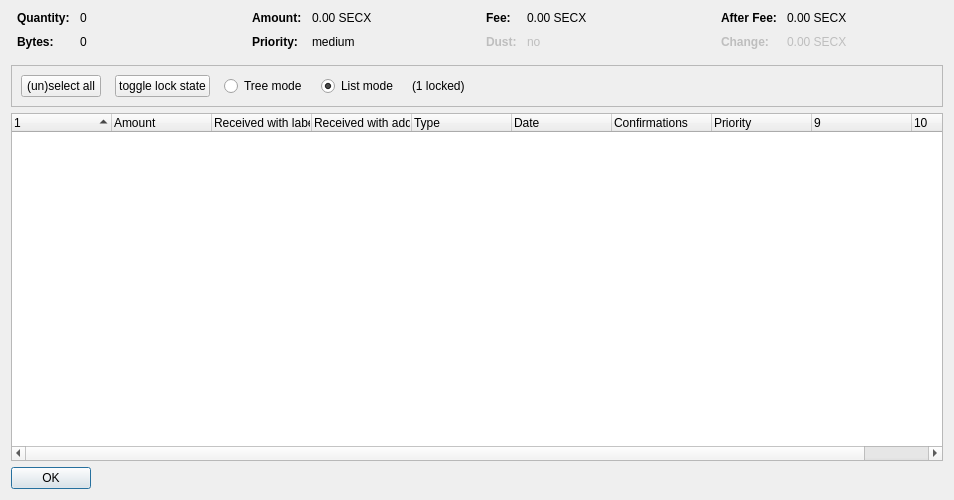
<?xml version="1.0" encoding="UTF-8"?>
<ui version="4.0">
 <class>CoinControlDialog</class>
 <widget class="QDialog" name="CoinControlDialog">
  <property name="geometry">
   <rect>
    <x>0</x>
    <y>0</y>
    <width>954</width>
    <height>500</height>
   </rect>
  </property>
  <property name="windowTitle">
   <string>Coin Selection</string>
  </property>
  <layout class="QVBoxLayout" name="verticalLayout">
   <item>
    <layout class="QHBoxLayout" name="horizontalLayoutTop" stretch="0,0,0,0">
     <property name="topMargin">
      <number>0</number>
     </property>
     <property name="bottomMargin">
      <number>10</number>
     </property>
     <item>
      <layout class="QFormLayout" name="formLayoutCoinControl1">
       <property name="horizontalSpacing">
        <number>10</number>
       </property>
       <property name="verticalSpacing">
        <number>10</number>
       </property>
       <property name="leftMargin">
        <number>6</number>
       </property>
       <property name="rightMargin">
        <number>6</number>
       </property>
       <item row="0" column="0">
        <widget class="QLabel" name="labelCoinControlQuantityText">
         <property name="font">
          <font>
           <weight>75</weight>
           <bold>true</bold>
          </font>
         </property>
         <property name="text">
          <string>Quantity:</string>
         </property>
        </widget>
       </item>
       <item row="0" column="1">
        <widget class="QLabel" name="labelCoinControlQuantity">
         <property name="cursor">
          <cursorShape>IBeamCursor</cursorShape>
         </property>
         <property name="contextMenuPolicy">
          <enum>Qt::ActionsContextMenu</enum>
         </property>
         <property name="text">
          <string notr="true">0</string>
         </property>
         <property name="textInteractionFlags">
          <set>Qt::LinksAccessibleByMouse|Qt::TextSelectableByKeyboard|Qt::TextSelectableByMouse</set>
         </property>
        </widget>
       </item>
       <item row="1" column="0">
        <widget class="QLabel" name="labelCoinControlBytesText">
         <property name="font">
          <font>
           <weight>75</weight>
           <bold>true</bold>
          </font>
         </property>
         <property name="text">
          <string>Bytes:</string>
         </property>
        </widget>
       </item>
       <item row="1" column="1">
        <widget class="QLabel" name="labelCoinControlBytes">
         <property name="cursor">
          <cursorShape>IBeamCursor</cursorShape>
         </property>
         <property name="contextMenuPolicy">
          <enum>Qt::ActionsContextMenu</enum>
         </property>
         <property name="text">
          <string notr="true">0</string>
         </property>
         <property name="textInteractionFlags">
          <set>Qt::LinksAccessibleByMouse|Qt::TextSelectableByKeyboard|Qt::TextSelectableByMouse</set>
         </property>
        </widget>
       </item>
      </layout>
     </item>
     <item>
      <layout class="QFormLayout" name="formLayoutCoinControl2">
       <property name="horizontalSpacing">
        <number>10</number>
       </property>
       <property name="verticalSpacing">
        <number>10</number>
       </property>
       <property name="leftMargin">
        <number>6</number>
       </property>
       <property name="rightMargin">
        <number>6</number>
       </property>
       <item row="0" column="0">
        <widget class="QLabel" name="labelCoinControlAmountText">
         <property name="font">
          <font>
           <weight>75</weight>
           <bold>true</bold>
          </font>
         </property>
         <property name="text">
          <string>Amount:</string>
         </property>
        </widget>
       </item>
       <item row="0" column="1">
        <widget class="QLabel" name="labelCoinControlAmount">
         <property name="cursor">
          <cursorShape>IBeamCursor</cursorShape>
         </property>
         <property name="contextMenuPolicy">
          <enum>Qt::ActionsContextMenu</enum>
         </property>
         <property name="text">
          <string notr="true">0.00 SECX</string>
         </property>
         <property name="textInteractionFlags">
          <set>Qt::LinksAccessibleByMouse|Qt::TextSelectableByKeyboard|Qt::TextSelectableByMouse</set>
         </property>
        </widget>
       </item>
       <item row="1" column="0">
        <widget class="QLabel" name="labelCoinControlPriorityText">
         <property name="font">
          <font>
           <weight>75</weight>
           <bold>true</bold>
          </font>
         </property>
         <property name="text">
          <string>Priority:</string>
         </property>
        </widget>
       </item>
       <item row="1" column="1">
        <widget class="QLabel" name="labelCoinControlPriority">
         <property name="cursor">
          <cursorShape>IBeamCursor</cursorShape>
         </property>
         <property name="contextMenuPolicy">
          <enum>Qt::ActionsContextMenu</enum>
         </property>
         <property name="text">
          <string>medium</string>
         </property>
         <property name="textInteractionFlags">
          <set>Qt::LinksAccessibleByMouse|Qt::TextSelectableByKeyboard|Qt::TextSelectableByMouse</set>
         </property>
        </widget>
       </item>
      </layout>
     </item>
     <item>
      <layout class="QFormLayout" name="formLayoutCoinControl3">
       <property name="horizontalSpacing">
        <number>10</number>
       </property>
       <property name="verticalSpacing">
        <number>10</number>
       </property>
       <property name="leftMargin">
        <number>6</number>
       </property>
       <property name="rightMargin">
        <number>6</number>
       </property>
       <item row="0" column="0">
        <widget class="QLabel" name="labelCoinControlFeeText">
         <property name="font">
          <font>
           <weight>75</weight>
           <bold>true</bold>
          </font>
         </property>
         <property name="text">
          <string>Fee:</string>
         </property>
        </widget>
       </item>
       <item row="0" column="1">
        <widget class="QLabel" name="labelCoinControlFee">
         <property name="cursor">
          <cursorShape>IBeamCursor</cursorShape>
         </property>
         <property name="contextMenuPolicy">
          <enum>Qt::ActionsContextMenu</enum>
         </property>
         <property name="text">
          <string notr="true">0.00 SECX</string>
         </property>
         <property name="textInteractionFlags">
          <set>Qt::LinksAccessibleByMouse|Qt::TextSelectableByKeyboard|Qt::TextSelectableByMouse</set>
         </property>
        </widget>
       </item>
       <item row="1" column="0">
        <widget class="QLabel" name="labelCoinControlLowOutputText">
         <property name="enabled">
          <bool>false</bool>
         </property>
         <property name="font">
          <font>
           <weight>75</weight>
           <bold>true</bold>
          </font>
         </property>
         <property name="text">
          <string>Dust:</string>
         </property>
        </widget>
       </item>
       <item row="1" column="1">
        <widget class="QLabel" name="labelCoinControlLowOutput">
         <property name="enabled">
          <bool>false</bool>
         </property>
         <property name="cursor">
          <cursorShape>IBeamCursor</cursorShape>
         </property>
         <property name="contextMenuPolicy">
          <enum>Qt::ActionsContextMenu</enum>
         </property>
         <property name="text">
          <string>no</string>
         </property>
         <property name="textInteractionFlags">
          <set>Qt::LinksAccessibleByMouse|Qt::TextSelectableByKeyboard|Qt::TextSelectableByMouse</set>
         </property>
        </widget>
       </item>
      </layout>
     </item>
     <item>
      <layout class="QFormLayout" name="formLayoutCoinControl4">
       <property name="horizontalSpacing">
        <number>10</number>
       </property>
       <property name="verticalSpacing">
        <number>10</number>
       </property>
       <property name="leftMargin">
        <number>6</number>
       </property>
       <property name="rightMargin">
        <number>6</number>
       </property>
       <item row="0" column="0">
        <widget class="QLabel" name="labelCoinControlAfterFeeText">
         <property name="font">
          <font>
           <weight>75</weight>
           <bold>true</bold>
          </font>
         </property>
         <property name="text">
          <string>After Fee:</string>
         </property>
        </widget>
       </item>
       <item row="0" column="1">
        <widget class="QLabel" name="labelCoinControlAfterFee">
         <property name="cursor">
          <cursorShape>IBeamCursor</cursorShape>
         </property>
         <property name="contextMenuPolicy">
          <enum>Qt::ActionsContextMenu</enum>
         </property>
         <property name="text">
          <string notr="true">0.00 SECX</string>
         </property>
         <property name="textInteractionFlags">
          <set>Qt::LinksAccessibleByMouse|Qt::TextSelectableByKeyboard|Qt::TextSelectableByMouse</set>
         </property>
        </widget>
       </item>
       <item row="1" column="0">
        <widget class="QLabel" name="labelCoinControlChangeText">
         <property name="enabled">
          <bool>false</bool>
         </property>
         <property name="font">
          <font>
           <weight>75</weight>
           <bold>true</bold>
          </font>
         </property>
         <property name="text">
          <string>Change:</string>
         </property>
        </widget>
       </item>
       <item row="1" column="1">
        <widget class="QLabel" name="labelCoinControlChange">
         <property name="enabled">
          <bool>false</bool>
         </property>
         <property name="cursor">
          <cursorShape>IBeamCursor</cursorShape>
         </property>
         <property name="contextMenuPolicy">
          <enum>Qt::ActionsContextMenu</enum>
         </property>
         <property name="text">
          <string notr="true">0.00 SECX</string>
         </property>
         <property name="textInteractionFlags">
          <set>Qt::LinksAccessibleByMouse|Qt::TextSelectableByKeyboard|Qt::TextSelectableByMouse</set>
         </property>
        </widget>
       </item>
      </layout>
     </item>
    </layout>
   </item>
   <item>
    <widget class="QFrame" name="frame">
     <property name="minimumSize">
      <size>
       <width>0</width>
       <height>40</height>
      </size>
     </property>
     <property name="frameShape">
      <enum>QFrame::StyledPanel</enum>
     </property>
     <property name="frameShadow">
      <enum>QFrame::Sunken</enum>
     </property>
     <layout class="QHBoxLayout" name="horizontalLayout">
      <item>
       <layout class="QHBoxLayout" name="horizontalLayoutPanel" stretch="0,0,0,0,0,0">
        <property name="spacing">
         <number>14</number>
        </property>
        <item>
         <widget class="QPushButton" name="pushButtonSelectAll">
          <property name="sizePolicy">
           <sizepolicy hsizetype="Maximum" vsizetype="Fixed">
            <horstretch>0</horstretch>
            <verstretch>0</verstretch>
           </sizepolicy>
          </property>
          <property name="text">
           <string>(un)select all</string>
          </property>
          <property name="autoDefault">
           <bool>false</bool>
          </property>
         </widget>
        </item>
        <item>
         <widget class="QPushButton" name="pushButtonToggleLock">
          <property name="sizePolicy">
           <sizepolicy hsizetype="Maximum" vsizetype="Fixed">
            <horstretch>0</horstretch>
            <verstretch>0</verstretch>
           </sizepolicy>
          </property>
          <property name="text">
           <string>toggle lock state</string>
          </property>
          <property name="autoDefault">
           <bool>false</bool>
          </property>
         </widget>
        </item>
        <item>
         <widget class="QRadioButton" name="radioTreeMode">
          <property name="sizePolicy">
           <sizepolicy hsizetype="Maximum" vsizetype="Fixed">
            <horstretch>0</horstretch>
            <verstretch>0</verstretch>
           </sizepolicy>
          </property>
          <property name="text">
           <string>Tree mode</string>
          </property>
         </widget>
        </item>
        <item>
         <widget class="QRadioButton" name="radioListMode">
          <property name="sizePolicy">
           <sizepolicy hsizetype="Maximum" vsizetype="Fixed">
            <horstretch>0</horstretch>
            <verstretch>0</verstretch>
           </sizepolicy>
          </property>
          <property name="text">
           <string>List mode</string>
          </property>
          <property name="checked">
           <bool>true</bool>
          </property>
         </widget>
        </item>
        <item>
         <widget class="QLabel" name="labelLocked">
          <property name="text">
           <string>(1 locked)</string>
          </property>
         </widget>
        </item>
        <item>
         <spacer name="horizontalSpacer">
          <property name="orientation">
           <enum>Qt::Horizontal</enum>
          </property>
          <property name="sizeHint" stdset="0">
           <size>
            <width>40</width>
            <height>20</height>
           </size>
          </property>
         </spacer>
        </item>
       </layout>
      </item>
     </layout>
    </widget>
   </item>
   <item>
    <widget class="CoinControlTreeWidget" name="treeWidget">
     <property name="contextMenuPolicy">
      <enum>Qt::CustomContextMenu</enum>
     </property>
     <property name="sortingEnabled">
      <bool>false</bool>
     </property>
     <property name="columnCount">
      <number>10</number>
     </property>
     <attribute name="headerShowSortIndicator" stdset="0">
      <bool>true</bool>
     </attribute>
     <attribute name="headerStretchLastSection">
      <bool>false</bool>
     </attribute>
     <column>
      <property name="text">
       <string/>
      </property>
     </column>
     <column>
      <property name="text">
       <string>Amount</string>
      </property>
     </column>
     <column>
      <property name="text">
       <string>Received with label</string>
      </property>
     </column>
     <column>
      <property name="text">
       <string>Received with address</string>
      </property>
     </column>
     <column>
      <property name="text">
       <string>Type</string>
      </property>
     </column>
     <column>
      <property name="text">
       <string>Date</string>
      </property>
     </column>
     <column>
      <property name="text">
       <string>Confirmations</string>
      </property>
      <property name="toolTip">
       <string>Confirmed</string>
      </property>
     </column>
     <column>
      <property name="text">
       <string>Priority</string>
      </property>
     </column>
     <column>
      <property name="text">
       <string/>
      </property>
     </column>
     <column>
      <property name="text">
       <string/>
      </property>
     </column>
    </widget>
   </item>
   <item>
    <widget class="QDialogButtonBox" name="buttonBox">
     <property name="sizePolicy">
      <sizepolicy hsizetype="Maximum" vsizetype="Fixed">
       <horstretch>0</horstretch>
       <verstretch>0</verstretch>
      </sizepolicy>
     </property>
     <property name="orientation">
      <enum>Qt::Horizontal</enum>
     </property>
     <property name="standardButtons">
      <set>QDialogButtonBox::Ok</set>
     </property>
    </widget>
   </item>
  </layout>
 </widget>
 <customwidgets>
  <customwidget>
   <class>CoinControlTreeWidget</class>
   <extends>QTreeWidget</extends>
   <header>coincontroltreewidget.h</header>
  </customwidget>
 </customwidgets>
 <resources/>
 <connections/>
</ui>
